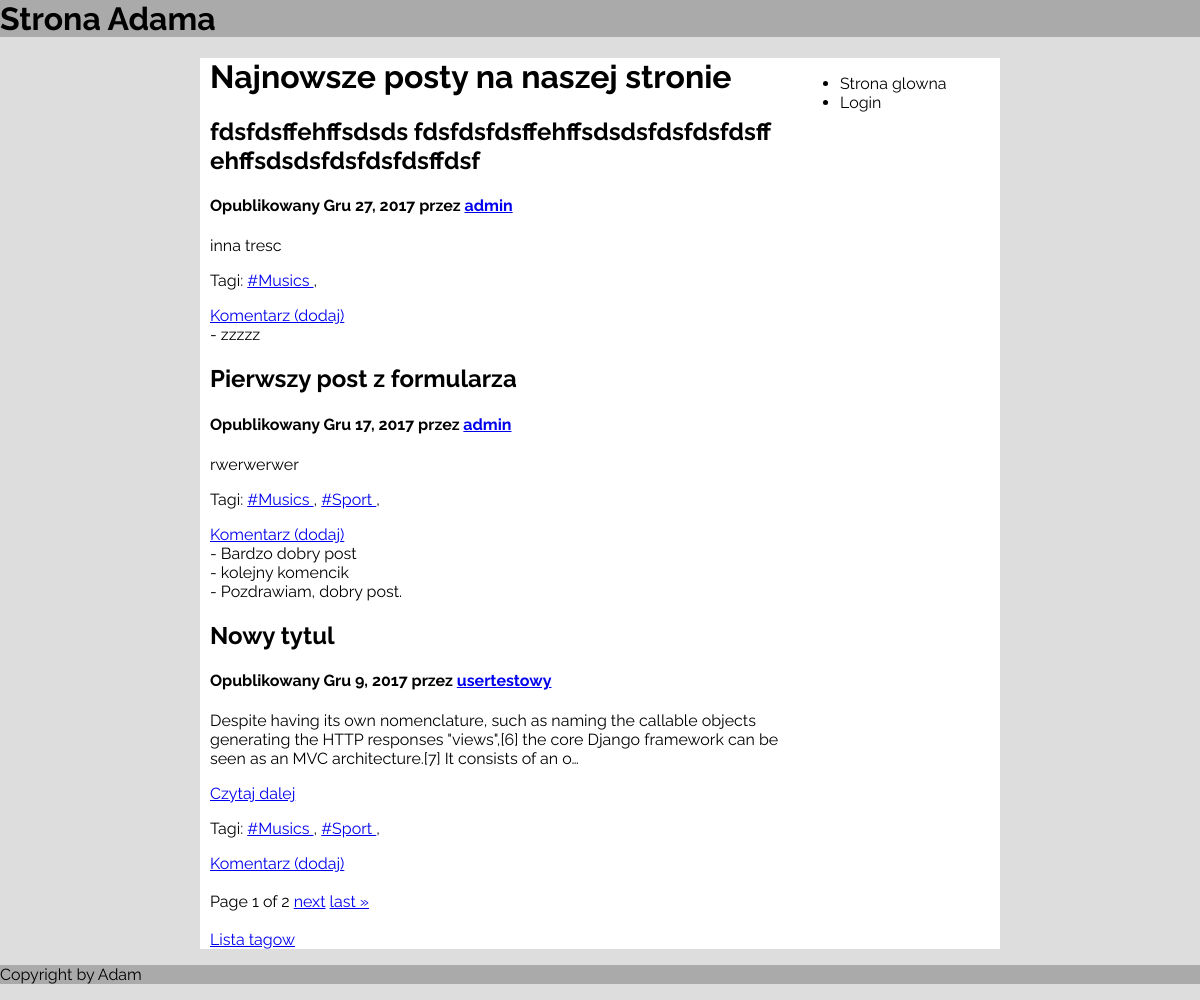
The page / on the database its author committed.
### main/models.py (models this page shows, shortened)
class Post(models.Model):
	title = models.CharField(max_length=300)
	content = models.CharField(max_length=10000)
	publish_date = models.DateField()
	user = models.ForeignKey(User)
	tag = models.ManyToManyField(Tag)
	class Meta:
		ordering = ['-publish_date', 'title']

class Tag(models.Model):
	name = models.CharField(max_length=200, blank=True, default='', unique=True)

class Comment(models.Model):
	content = models.CharField(max_length= 300, blank=True, default='')
	post = models.ForeignKey(Post)
	comment_date = models.DateField()

### main/views.py (the view)
# urls.py: url(r'^$', views.index, name='index'),
def index(request):
	posts = Post.objects.all()
	comments = Comment.objects.all()
	paginator = Paginator(posts, POSTS_PER_PAGE) #ilosc artykulow na stronie
	page = request.GET.get('page')
	try:
		posts = paginator.page(page)
	except PageNotAnInteger:
		posts = paginator.page(1)
	context = {
		'posts': posts,
		'comments': comments
	}
	return render(request, 'main/index.html', context)

### main/templates/main/index.html (shortened to what this page needs)
{% extends 'main/base.html' %}
{% block header %}
	<h1> Najnowsze posty na naszej stronie </h1>
{% endblock %}
{% block content %}
	<div>
		{% for post in posts %}
			<div>
				<h2>{{ post.title }} </h2>
				<h4>
					Opublikowany {{ post.publish_date }} przez <a href="{% url 'user_info' post.user.username %}"> {{ post.user.username }}</a>
				</h4>
				<p> {{ post.content|truncatechars:200 }} </p>
                {% if post.content|length > 200 %}
                <a href="{% url 'one_post' post.id %}">Czytaj dalej</a>
                {% endif %}
				<p> Tagi:
					{% for t in post.tag.all %}
						<a href="/bytag/{{ t.name|slice:'1:' }}">{{t.name}} </a>
						<a>, </a>
					{% endfor %}
				</p>
			</div>
        <div><a href="{% url 'add_new_comment' post.id %}">Komentarz (dodaj)</a>
				<br>
                {% for comment in comments %}
                    {% if post.id == comment.post.id %}
                        <{{comment.comment_date}}> - {{comment.content}} <br>
                    {% endif %}
                {% endfor %}
        </div>
		{% endfor %}
	</div>
    <br>
<div>
            Page {{ posts.number }} of {{ posts.paginator.num_pages }}
        {% if posts.has_next %}
            <a href="?page={{ posts.next_page_number }}">next</a>
            <a href="?page={{ posts.paginator.num_pages }}">last &raquo;</a>
        {% endif %}
</div>
	<br>
	<a href="{% url 'tags' %}">Lista tagow</a>
{% endblock %}

### main/static/main/base.css (style rules this page uses)
body { font-family: 'Raleway'; background-color: #dddddd; margin: 0; }

### rows shown on the page
Post: title "fdsfdsffehffsdsds fdsfdsfdsffehffsdsdsfdsfdsfdsff ehffsdsdsfdsfdsfdsffdsf", publish_date "Gru 27, 2017", user.username "admin", content "inna tresc"
Tag: name "#Musics"
Comment: content "zzzzz"
Post: title "Pierwszy post z formularza", publish_date "Gru 17, 2017", user.username "admin", content "rwerwerwer"
Tag: name "#Sport"
Comment: content "Bardzo dobry post"
Comment: content "kolejny komencik"
Comment: content "Pozdrawiam, dobry post."
Post: title "Nowy tytul", publish_date "Gru 9, 2017", user.username "usertestowy", content "Despite having its own nomenclature, such as naming the callable objects generating the HTTP responses \"views\",[6] the core Django framework can be seen as an MVC architecture.[7] It consists of an o…", shows "Czytaj dalej"

### other values the page prints
{{ posts.number }} "1"
{{ posts.paginator.num_pages }} "2"
